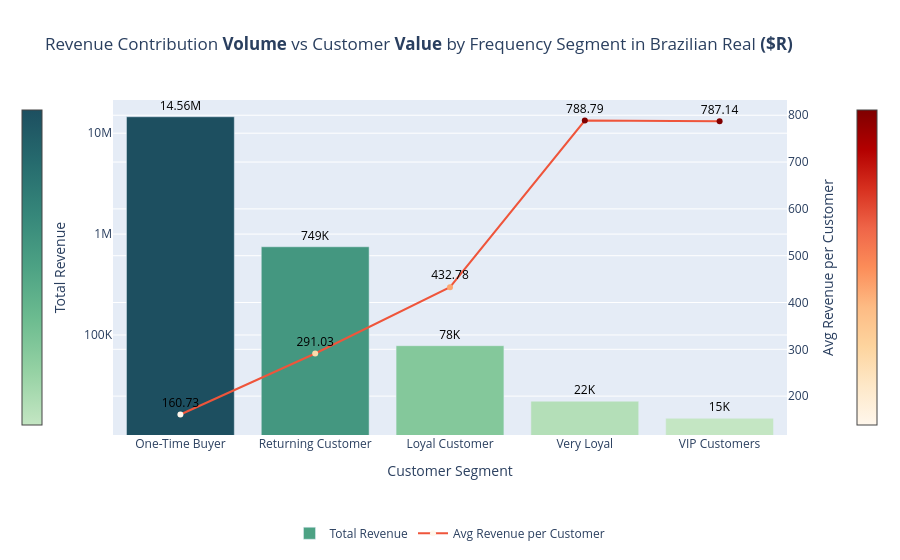

Notebook cell for this chart:
### Code cell
display(Markdown(f"""
## Monetary Analysis Conclusion:

Monetary analysis focuses on understanding **how much revenue customers generate**, not just how often they purchase.
While Frequency identifies repeat behavior, **Monetary highlights customer value**.

In this analysis:
- Only **delivered orders** were considered to ensure that revenue reflects completed transactions.
- Monetary value was calculated at the **order item level** to capture the true transaction amount, then aggregated to the
  `customer_unique_id` level.
- The monetary data was joined with the previously defined **Frequency-based customer segments**, allowing revenue
  contribution and customer value to be analyzed together."""))
        
display(segment_monetary_summary_w_customer_share)
        
display(Markdown("The chart below displays the comparison between the <b>Volume</b> and <b>Value</b>"))
fig = volume_vs_value_chart()
fig.show()
fig.write_image("../plots/Revenue_contribution_volume_vs_value.png", width=1200, height=600, scale=2)
display(Image(filename="../plots/Revenue_contribution_volume_vs_value.png"))
display(Markdown("""    

### Key Findings:

- **One-Time Buyers** generate the **highest total revenue** overall, primarily due to their overwhelming volume
  (≈97% of the customer base), despite having the **lowest average revenue per customer**.
- **Returning, Loyal, and Very Loyal customers**, although significantly fewer in number, contribute **progressively higher
  average revenue per customer**, indicating stronger individual customer value.
- **VIP Customers** represent the smallest segment but show **one of the highest average revenues per customer**,
  highlighting their importance from a long-term value perspective rather than volume.
- The contrast between **total revenue (volume-driven)** and **average revenue per customer (value-driven)** reveals that
  revenue concentration alone can be misleading without considering customer quality.

### Business Interpretation:

- Revenue is currently **volume-driven**, dominated by One-Time Buyers.
- However, **high-frequency segments deliver disproportionately higher value per customer**, making them ideal targets
  for:
  - Retention strategies
  - Personalized marketing
  - Loyalty and reward programs

The final visualization effectively demonstrates this dual perspective by:
- Using **Log₁₀ scaled total revenue** to highlight revenue concentration.
- Overlaying **average revenue per customer** to reveal customer value across segments.

This analysis reinforces the importance of balancing **customer acquisition** with **customer retention and value growth**
to build a sustainable revenue strategy.
"""))

### Figure 1 — Plotly figure (JSON) as saved in the notebook; plotly's stock layout.template omitted (floating-point values rounded to 4 significant figures)
{"data": [{"customdata": [[90560.0, 97.0], [2573.0, 2.756], [181.0, 0.194], [28.0, 0.03], [19.0, 0.02]], "hoverlabel": {"bgcolor": "white"}, "hovertemplate": "<b>Total Customers:</b> %{customdata[0]:,}<br><b>Total Revenue:</b> %{y:,.2f} $R<br><b>Revenue Contribution (%):</b> %{customdata[1]:,.2f}%<br><extra></extra>", "marker": {"color": [7.163, 5.874, 4.894, 4.344, 4.175], "colorbar": {"len": 1, "thickness": 20, "tickvals": [], "x": -0.15, "xanchor": "left"}, "colorscale": [[0, "rgb(196, 230, 195)"], [0.1667, "rgb(150, 210, 164)"], [0.3333, "rgb(109, 188, 144)"], [0.5, "rgb(77, 162, 132)"], [0.6667, "rgb(54, 135, 122)"], [0.8333, "rgb(38, 107, 110)"], [1, "rgb(29, 79, 96)"]], "showscale": true}, "name": "Total Revenue", "text": ["14.56M", "749K", "78K", "22K", "15K"], "textfont": {"color": "black", "size": 12}, "textposition": "outside", "type": "bar", "x": ["One-Time Buyer", "Returning Customer", "Loyal Customer", "Very Loyal", "VIP Customers"], "y": [14560000.0, 748800.0, 78330.0, 22090.0, 14960.0]}, {"customdata": [[90560.0, 97.0], [2573.0, 2.756], [181.0, 0.194], [28.0, 0.03], [19.0, 0.02]], "hoverlabel": {"bgcolor": "white", "font": {"size": 14}}, "hovertemplate": "<b>Total Customers:</b> %{customdata[0]:,}<br><b>Average Revenue Per Customer:</b> %{y:,.2f} $R<br><b>Revenue Contribution (%):</b> %{customdata[1]:,.2f}%<br><extra></extra>", "marker": {"color": [160.7, 291.0, 432.8, 788.8, 787.1], "colorbar": {"len": 1, "thickness": 20, "tickvals": [], "x": 1.15, "xanchor": "right"}, "colorscale": [[0, "rgb(255,247,236)"], [0.125, "rgb(254,232,200)"], [0.25, "rgb(253,212,158)"], [0.375, "rgb(253,187,132)"], [0.5, "rgb(252,141,89)"], [0.625, "rgb(239,101,72)"], [0.75, "rgb(215,48,31)"], [0.875, "rgb(179,0,0)"], [1, "rgb(127,0,0)"]], "showscale": true}, "mode": "lines+markers+text", "name": "Avg Revenue per Customer", "text": ["160.73", "291.03", "432.78", "788.79", "787.14"], "textfont": {"color": "black", "size": 12}, "textposition": "top center", "type": "scatter", "x": ["One-Time Buyer", "Returning Customer", "Loyal Customer", "Very Loyal", "VIP Customers"], "y": [160.7, 291.0, 432.8, 788.8, 787.1], "yaxis": "y2"}], "layout": {"legend": {"orientation": "h", "x": 0.5, "xanchor": "center", "y": -0.25, "yanchor": "top"}, "title": {"text": "Revenue Contribution <b>Volume</b> vs Customer <b>Value</b> by Frequency Segment in Brazilian Real <b>($R)</b>"}, "xaxis": {"title": {"text": "Customer Segment"}}, "yaxis": {"showgrid": true, "tickmode": "array", "ticktext": ["1K", "10K", "100K", "1M", "10M"], "tickvals": [1000, 10000, 100000, 1000000, 10000000], "title": {"text": "Total Revenue"}, "type": "log"}, "yaxis2": {"overlaying": "y", "side": "right", "title": {"text": "Avg Revenue per Customer"}}}}
